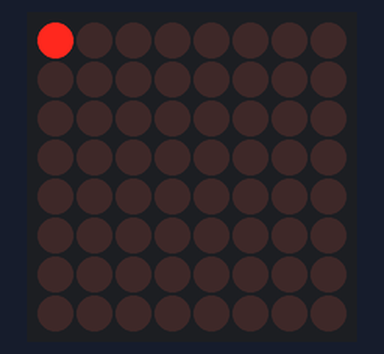
Recording of a sketch running on a simulated Arduino Uno, built with avr-gcc and run on an emulated ATmega328P. Parts: 8×8 LED matrix.

Above: at 0.01 s.
At 0.76 s:
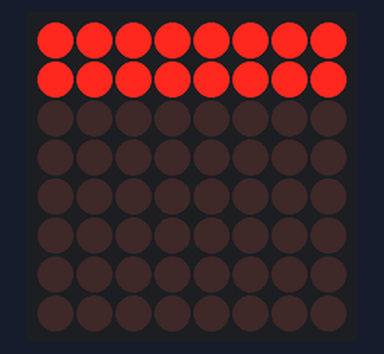
At 1.66 s:
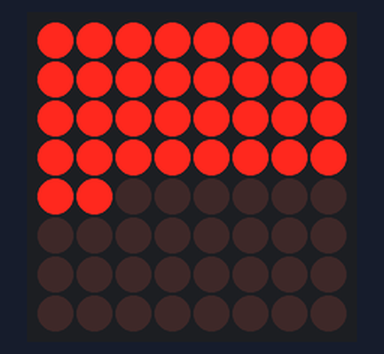
At 3.47 s:
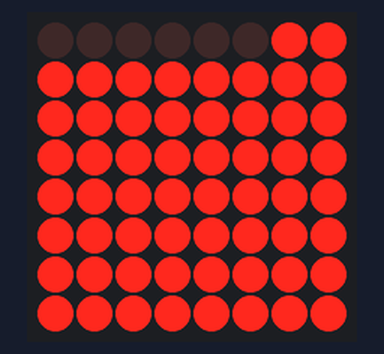
At 5.12 s:
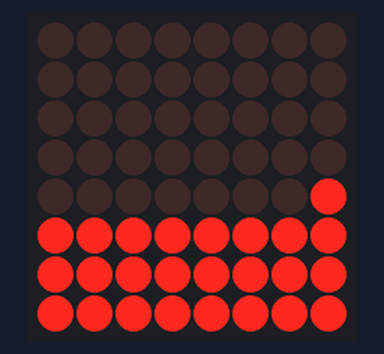
At 6.93 s:
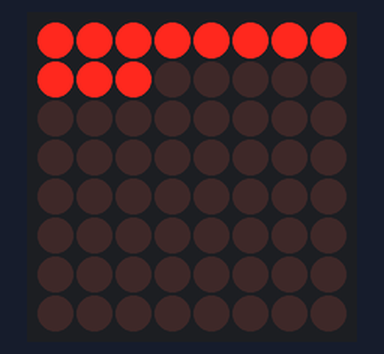

The sketch:

percobaan1.ino
```cpp
#include <LedControlMS.h>
LedControl lc =LedControl(11,13,10);//urutannya>DIN,CLK,CS

//waktu tunggu yang dideklarasikan di variabel global
unsigned long waktutunggu = 50;

int col;
int row;
int address;

void setup() {
  // jumlah perangkat yang terah dirangkai antara arduino dengan dot matrix
  int devices=lc.getDeviceCount();
  //Inisialisasikan semua perangkat(didalam void loop)
  for(int address=0;address<devices;address++){
    //IC MAX72XX berada dalam mode sleppp saat straup
    lc.shutdown(address,false);
    //atur kecerahan ke tingkat menengah.
    lc.setIntensity(address,8);
    //kosongkan data di dotmatrix(clear display)
    lc.clearDisplay(address);
    }
}

void loop() {
  //baca jumlah perangkat
  int devices=lc.getDeviceCount();

  //perulangan pertama untuk pengisian data 1 persatu-satu
  for(row=00;row<8;row++){
    for(col=00;col<8;col++){
      for(address=00;address<devices;address++){
      lc.setLed(address,row,col,true); delay(waktutunggu);
      }
  }
}
//perulangan pertama untuk pengosongan data 1 persatu
for(row=00;row<8;row++){
 for(col=00;col<8;col++){
  for(address=0;address<devices;address++){
  lc.setLed(address,row,col,false);delay(waktutunggu);
  }
 }
  }
}
```

Measured:
- by itself, everything shown: repeats every 6.4 s, in 128 steps
